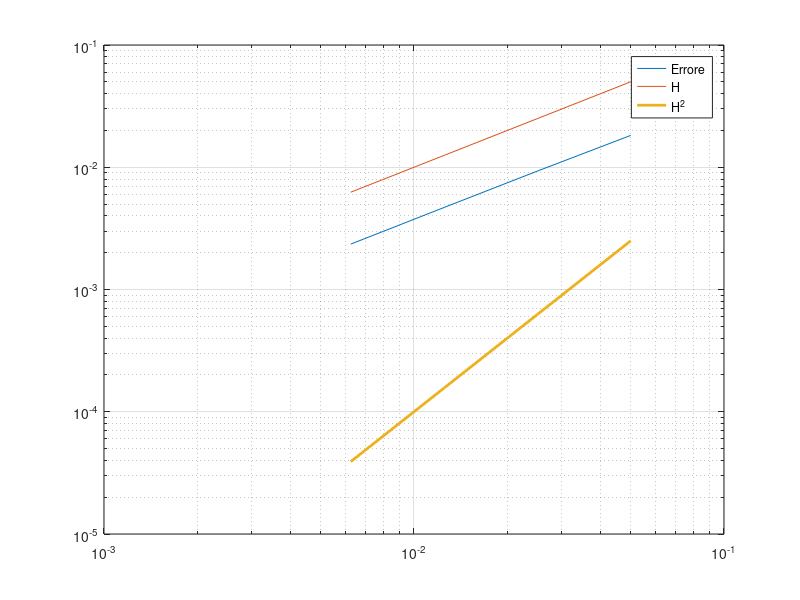

This figure's MATLAB source:
% input: (xa,xb) x (ya,yb) per il dominio
xa=0; xb=1;
ya=0; yb=1;
% definisco il coefficiente di diffusione
mu=0.1;
b1=@(x,y)-y;
b2=@(x,y)x;
% funzioni del problema
f=@(x,y)mu*pi^2*(x.^2 + y.^2).*sin(pi*x.*y)+...
    pi*(x.^2-y.^2).*cos(pi*x.*y);  
g=@(x,y)sin(pi*x.*y);
% n. intervallini lungo x e y
NN=[20,40,80,160];
Err=[];
for nx=NN
    ny=nx;

% costruire la mesh
nx1=nx+1;
x=linspace(xa,xb,nx1);
ny1=ny+1;
y=linspace(ya,yb,ny1);
N=nx1*ny1; % numero globale di nodi
xy=zeros(N,2);
% xy contiene ascisse e ordinate di tutti i punti
for i=1:nx1
    for j=1:ny1
        k=(j-1)*nx1+i; % numerazione a unico indice
        xy(k,1)=x(i); xy(k,2)=y(j);
    end
end
% costruisco la matrice del -laplaciano
% hx=(xb-xa)/nx;  hy=(yb-ya)/ny;
% alpha=-1/hy^2; beta=-1/hx^2; gam=2/hx^2+2/hy^2;
% e=ones(N,1);
% A=spdiags([alpha*e,beta*e,gam*e,beta*e,alpha*e],...
%     [-nx1,-1,0,1,nx1],N,N);

% costruire la matrice dell'operatore di diffusione trasporto
hx=(xb-xa)/nx;  hy=(yb-ya)/ny;
% valuto il trasporto
B1=b1(xy(:,1),xy(:,2));
B2=b2(xy(:,1),xy(:,2));
alpha=-1/hy^2; beta=-1/hx^2; gam=2/hx^2+2/hy^2;
e=ones(N,1);
% diagonale associata ai punti k-nx1
e1=mu*alpha*e-B2/hy;
% diagonale associata ai punti k-1
e2=mu*beta*e-B1/hx;
% diagonale associata i punti k
e3=mu*gam*e+B1/hx+B2/hy;
% diagonale associata ai punti k+1
e4=mu*beta*e;
% diagonale associata ai punti k+nx1
e5=mu*alpha*e;
A=spdiags([e1,e2,e3,e4,e5],[-nx1,-1,0,1,nx1],N,N);

%spy(A)
% costruzione liste bordo e punti interni
lista=(1:N)'; % punti di tutto Omega
l_bordo=[(1:nx1)';... % lato basso
    (1:nx1:N)';... % lato sinistro
    (nx1:nx1:N)';... % lato destro
    (nx1*ny+1:N)']; % lato alto
l_bordo=unique(l_bordo); % lista dei punti di bordo
l_interni=setdiff(lista,l_bordo); % lista dei punti interni
% sistemo le righe di A associate ai punti di bordo
for k=1:length(l_bordo)
    k1=l_bordo(k);
    A(k1,:)=0; A(k1,k1)=1;
end
%spy(A)
% costruisco il termine noto
b=zeros(N,1);
% nei punti di bordo impongo g (dato di Dirichlet)
b(l_bordo)=g(xy(l_bordo,1),xy(l_bordo,2));
% nei punti interni impongo f (termine forzante)
b(l_interni)=f(xy(l_interni,1),xy(l_interni,2));

% risolviamo il sistema lineare
u=A\b;

% % rimappo la soluzione su due indici
% 
% uu=reshape(u,nx1,ny1);
% uu=uu';
% 
% % rappresento la soluzione
% 
% figure(1); clf
% mesh(x,y,uu)

% calcalo l' errore
 %soluzione esatta
 uex=@(x,y)sin(pi*x.*y);
% valuto la sol esatta sulla mesh
U=uex(xy(:,1),xy(:,2));

err=max(abs(U-u));
Err=[Err;err];
fprintf('Errore = %13.6e \n',err)

end
H=1./NN;
figure(2);clf
loglog(H,Err,H,H,H,H.^2,'linewidth',2);
grid on
legend('Errore','H','H^2')
